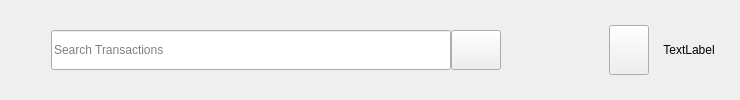
     <widget class="QWidget" name="widget_2" native="true">
      <property name="sizePolicy">
       <sizepolicy hsizetype="Expanding" vsizetype="Fixed">
        <horstretch>0</horstretch>
        <verstretch>0</verstretch>
       </sizepolicy>
      </property>
      <property name="minimumSize">
       <size>
        <width>0</width>
        <height>70</height>
       </size>
      </property>
      <property name="sizeIncrement">
       <size>
        <width>0</width>
        <height>1</height>
       </size>
      </property>
      <layout class="QHBoxLayout" name="horizontalLayout_3">
       <property name="spacing">
        <number>0</number>
       </property>
       <item>
        <spacer name="horizontalSpacer">
         <property name="orientation">
          <enum>Qt::Orientation::Horizontal</enum>
         </property>
         <property name="sizeHint" stdset="0">
          <size>
           <width>40</width>
           <height>20</height>
          </size>
         </property>
        </spacer>
       </item>
       <item>
        <layout class="QHBoxLayout" name="horizontalLayout_2">
         <property name="spacing">
          <number>0</number>
         </property>
         <item>
          <widget class="QLineEdit" name="search_transaction_line">
           <property name="minimumSize">
            <size>
             <width>400</width>
             <height>40</height>
            </size>
           </property>
           <property name="maximumSize">
            <size>
             <width>400</width>
             <height>40</height>
            </size>
           </property>
           <property name="text">
            <string/>
           </property>
           <property name="placeholderText">
            <string>Search Transactions</string>
           </property>
          </widget>
         </item>
         <item>
          <widget class="QPushButton" name="search_button">
           <property name="minimumSize">
            <size>
             <width>50</width>
             <height>40</height>
            </size>
           </property>
           <property name="maximumSize">
            <size>
             <width>50</width>
             <height>40</height>
            </size>
           </property>
           <property name="text">
            <string/>
           </property>
           <property name="icon">
            <iconset resource="../style_resource/resource.qrc">
             <normaloff>:/icons/icons_financial_app/search.png</normaloff>
             <normalon>:/icons/icons_financial_app/search.png</normalon>:/icons/icons_financial_app/search.png</iconset>
           </property>
           <property name="iconSize">
            <size>
             <width>20</width>
             <height>20</height>
            </size>
           </property>
          </widget>
         </item>
        </layout>
       </item>
       <item>
        <spacer name="horizontalSpacer_2">
         <property name="orientation">
          <enum>Qt::Orientation::Horizontal</enum>
         </property>
         <property name="sizeType">
          <enum>QSizePolicy::Policy::Minimum</enum>
         </property>
         <property name="sizeHint" stdset="0">
          <size>
           <width>108</width>
           <height>34</height>
          </size>
         </property>
        </spacer>
       </item>
       <item>
        <widget class="QPushButton" name="account_button">
         <property name="sizePolicy">
          <sizepolicy hsizetype="Preferred" vsizetype="Preferred">
           <horstretch>0</horstretch>
           <verstretch>0</verstretch>
          </sizepolicy>
         </property>
         <property name="maximumSize">
          <size>
           <width>50</width>
           <height>50</height>
          </size>
         </property>
         <property name="text">
          <string/>
         </property>
         <property name="icon">
          <iconset resource="../style_resource/resource.qrc">
           <normaloff>:/icons/icons_financial_app/account_icon.png</normaloff>
           <normalon>:/icons/icons_financial_app/account_icon.png</normalon>:/icons/icons_financial_app/account_icon.png</iconset>
         </property>
         <property name="iconSize">
          <size>
           <width>30</width>
           <height>30</height>
          </size>
         </property>
        </widget>
       </item>
       <item>
        <widget class="QLabel" name="account_name_label">
         <property name="sizePolicy">
          <sizepolicy hsizetype="Expanding" vsizetype="Expanding">
           <horstretch>0</horstretch>
           <verstretch>0</verstretch>
          </sizepolicy>
         </property>
         <property name="minimumSize">
          <size>
           <width>80</width>
           <height>0</height>
          </size>
         </property>
         <property name="maximumSize">
          <size>
           <width>80</width>
           <height>16777215</height>
          </size>
         </property>
         <property name="text">
          <string>TextLabel</string>
         </property>
         <property name="alignment">
          <set>Qt::AlignmentFlag::AlignCenter</set>
         </property>
         <property name="wordWrap">
          <bool>true</bool>
         </property>
        </widget>
       </item>
      </layout>
     </widget>
